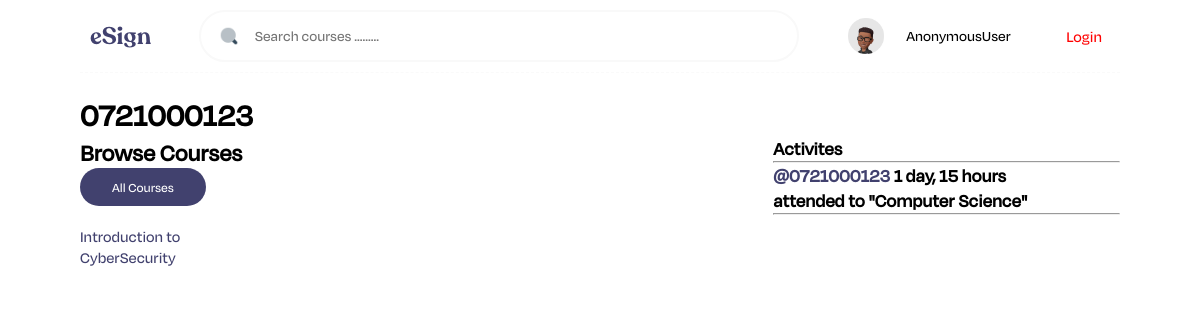
Page /useraccount/13/ on the committed database.
### app/models.py (models this page shows, shortened)
class Task(models.Model):
    name = models.CharField(max_length=200)

class Chat(models.Model):
    user = models.ForeignKey(User, on_delete=models.CASCADE)
    project = models.ForeignKey(Project, on_delete=models.CASCADE)
    body = models.TextField()
    updated = models.DateTimeField(auto_now=True)
    created = models.DateTimeField(auto_now_add=True)

class Project(models.Model):
    admin = models.ForeignKey(User, on_delete=models.SET_NULL, null=True)
    name = models.CharField(max_length=200)
    task = models.ForeignKey(Task, on_delete=models.SET_NULL, null=True)
    description = models.TextField(null=True, blank=True)
    followers = models.ManyToManyField(User, related_name='followers', blank=True)
    updated = models.DateTimeField(auto_now=True)
    created = models.DateTimeField(auto_now_add=True)
    class meta:
        ordering = ['-created']
    def __str__(self):
        return self.name

### app/views.py (the view)
# urls.py: path('useraccount/<str:pk>/', views.UserAccount, name = 'useraccount')
def UserAccount(request, pk):
    profile = User.objects.get(id = pk)
    projects = profile.project_set.all()
    activities = profile.chat_set.all()
    tasks = Task.objects.all()
    content = {"profile" : profile, 'activities' : activities, 'projects' : projects, 'tasks' : tasks}
    return render(request, 'docs/user_account.html', content)

### app/templates/docs/user_account.html (shortened to what this page needs)
{% extends 'index.html' %}
{% block content %}
<h1>{{profile.username}}</h1>
<div class = 'user'>
    <div>
        {% include 'docs/tasks.html' %}
    </div>
    <div>
    </div>
    <div>
        {% include 'docs/activities.html' %}
</div>
{% endblock content %}

### app/templates/docs/tasks.html
<h2>Browse Courses</h2>
    <div>
        <a href = "{% url 'module' %}"><button class="secondary-button">All Courses</button></a>
    </div>
    {% for task in tasks %}
        <div>
            <a href = "{% url 'module' %}?q={{task.name}}" class="card">{{task.name}}</a>
        </div>
    {% endfor %}

### app/templates/docs/activities.html (shortened to what this page needs)
<h3>Activites<h3>
    <hr>
    {% for activity in activities %}
        <div>
            <p><a href = "{% url 'useraccount' activity.user.id %}">@{{activity.user}}</a> {{activity.created|timesince}}</p>
            <p>attended to "{{activity.project}}"</p>
            <hr>
    {% endfor %}

### static/styles/style.css (style rules this page uses)
* { padding: 0; margin: 0; box-sizing: border-box; font-family: "Degular Display", system-ui, -apple-system, BlinkMacSystemFont, "Segoe UI", Roboto, Oxygen, Ubuntu, Cantarell, "Open Sans", "Helvetica Neue", sans-serif; transition: 200ms ease; }
html { scroll-behavior: smooth; }
body { padding: 0 80px; }
a { text-decoration: none; color: #41416e; }
.secondary-button { padding: 10px 32px; color: #fff; background: transparent; border-radius: 25px; background-color: #41416e; text-align: center; cursor: pointer; transition: 200ms ease; border: none; margin-bottom: 1.5em; }

### app/templates/docs/user_account.html (style rules this page uses)
.user { display : grid; grid-template-columns : 1fr 3fr 2fr; }

### rows in the picture
Task: name "Introduction to CyberSecurity"
Chat: user "0721000123", created "1 day, 15 hours", project "Computer Science"

### other values in the picture
{{ request.user }} "AnonymousUser"
{{ profile.username }} "0721000123"
